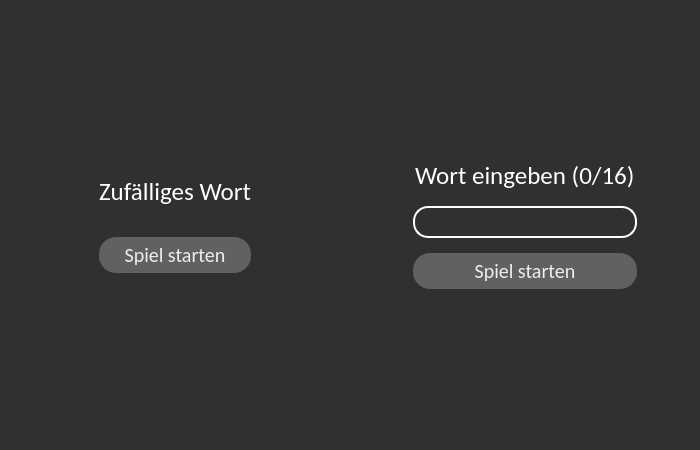
<?xml version="1.0" encoding="UTF-8"?>
<ui version="4.0">
 <class>MainWindow</class>
 <widget class="QMainWindow" name="MainWindow">
  <property name="geometry">
   <rect>
    <x>0</x>
    <y>0</y>
    <width>700</width>
    <height>450</height>
   </rect>
  </property>
  <property name="minimumSize">
   <size>
    <width>700</width>
    <height>0</height>
   </size>
  </property>
  <property name="windowTitle">
   <string>MainWindow</string>
  </property>
  <property name="styleSheet">
   <string notr="true">*{
	font-size: 20px;
	font-family: Calibri;
	color: white;
}
QMainWindow, QMessageBox, QWidget{
    background-color: #303030
}
QLineEdit{
	qproperty-alignment: AlignCenter;
	border-radius: 15px;
	border: 2px solid white;
	min-width: 200px;
	padding: 0px 10px;
}
QMessageBox QPushButton{
    font-size: 20px;
    padding: 8px;

}
QLabel#word_label{
    letter-spacing: 8px;
}
QLabel{
    font-size: 25px;
}
QPushButton#keyboard-buttons{
    max-height: 40px;
    max-width: 40px;
    font-size: 30px;
}
QPushButton{
    border: none;
    background-color: #616161;
    color: #EEEEEE;
    border-radius: 17px;
	padding: 5 10 5 10;
}
QPushButton:hover:!pressed{
	background-color: grey
}
QPushButton:pressed{
	background-color: #757575
}

QPushButton:disabled{
    color: transparent;
    background-color: transparent;
}</string>
  </property>
  <widget class="QWidget" name="centralwidget">
   <layout class="QVBoxLayout" name="verticalLayout">
    <property name="spacing">
     <number>0</number>
    </property>
    <property name="leftMargin">
     <number>0</number>
    </property>
    <property name="topMargin">
     <number>0</number>
    </property>
    <property name="rightMargin">
     <number>0</number>
    </property>
    <property name="bottomMargin">
     <number>0</number>
    </property>
    <item>
     <widget class="QStackedWidget" name="stackedWidget">
      <property name="currentIndex">
       <number>0</number>
      </property>
      <widget class="QWidget" name="page">
       <layout class="QHBoxLayout" name="horizontalLayout_2">
        <property name="spacing">
         <number>0</number>
        </property>
        <property name="leftMargin">
         <number>0</number>
        </property>
        <property name="topMargin">
         <number>0</number>
        </property>
        <property name="rightMargin">
         <number>0</number>
        </property>
        <property name="bottomMargin">
         <number>0</number>
        </property>
        <item alignment="Qt::AlignHCenter|Qt::AlignVCenter">
         <widget class="QWidget" name="widget_4" native="true">
          <layout class="QVBoxLayout" name="verticalLayout_5">
           <property name="spacing">
            <number>30</number>
           </property>
           <property name="leftMargin">
            <number>0</number>
           </property>
           <property name="topMargin">
            <number>0</number>
           </property>
           <property name="rightMargin">
            <number>0</number>
           </property>
           <property name="bottomMargin">
            <number>0</number>
           </property>
           <item alignment="Qt::AlignHCenter">
            <widget class="QLabel" name="random_word_label">
             <property name="text">
              <string>Zufälliges Wort</string>
             </property>
            </widget>
           </item>
           <item>
            <widget class="QPushButton" name="start_random_btn">
             <property name="text">
              <string>Spiel starten</string>
             </property>
            </widget>
           </item>
          </layout>
         </widget>
        </item>
        <item alignment="Qt::AlignHCenter|Qt::AlignVCenter">
         <widget class="QWidget" name="widget_5" native="true">
          <layout class="QVBoxLayout" name="verticalLayout_6">
           <property name="spacing">
            <number>15</number>
           </property>
           <property name="leftMargin">
            <number>0</number>
           </property>
           <property name="topMargin">
            <number>0</number>
           </property>
           <property name="rightMargin">
            <number>0</number>
           </property>
           <property name="bottomMargin">
            <number>0</number>
           </property>
           <item alignment="Qt::AlignHCenter">
            <widget class="QLabel" name="custom_word_label">
             <property name="text">
              <string>Wort eingeben (0/16)</string>
             </property>
            </widget>
           </item>
           <item>
            <widget class="QLineEdit" name="custom_word_entry">
             <property name="maxLength">
              <number>16</number>
             </property>
             <property name="echoMode">
              <enum>QLineEdit::Password</enum>
             </property>
            </widget>
           </item>
           <item>
            <widget class="QPushButton" name="start_custom_btn">
             <property name="text">
              <string>Spiel starten</string>
             </property>
            </widget>
           </item>
          </layout>
         </widget>
        </item>
       </layout>
      </widget>
      <widget class="QWidget" name="page_2">
       <layout class="QVBoxLayout" name="verticalLayout_2">
        <property name="spacing">
         <number>0</number>
        </property>
        <property name="leftMargin">
         <number>10</number>
        </property>
        <property name="topMargin">
         <number>0</number>
        </property>
        <property name="rightMargin">
         <number>10</number>
        </property>
        <property name="bottomMargin">
         <number>0</number>
        </property>
        <item>
         <widget class="QWidget" name="widget" native="true">
          <layout class="QHBoxLayout" name="horizontalLayout">
           <property name="spacing">
            <number>0</number>
           </property>
           <property name="leftMargin">
            <number>0</number>
           </property>
           <property name="topMargin">
            <number>0</number>
           </property>
           <property name="rightMargin">
            <number>0</number>
           </property>
           <property name="bottomMargin">
            <number>0</number>
           </property>
           <item alignment="Qt::AlignHCenter">
            <widget class="HangmanWidget" name="hangman_widget" native="true">
             <property name="minimumSize">
              <size>
               <width>350</width>
               <height>225</height>
              </size>
             </property>
            </widget>
           </item>
           <item alignment="Qt::AlignHCenter">
            <widget class="QLabel" name="word_label">
             <property name="text">
              <string/>
             </property>
             <property name="wordWrap">
              <bool>true</bool>
             </property>
            </widget>
           </item>
          </layout>
         </widget>
        </item>
        <item>
         <widget class="CustomKeyBoard" name="keyboard_widget" native="true"/>
        </item>
       </layout>
      </widget>
      <widget class="QWidget" name="page_3">
       <layout class="QVBoxLayout" name="verticalLayout_3">
        <property name="spacing">
         <number>25</number>
        </property>
        <item>
         <spacer name="verticalSpacer">
          <property name="orientation">
           <enum>Qt::Vertical</enum>
          </property>
          <property name="sizeHint" stdset="0">
           <size>
            <width>20</width>
            <height>40</height>
           </size>
          </property>
         </spacer>
        </item>
        <item alignment="Qt::AlignHCenter|Qt::AlignVCenter">
         <widget class="QLabel" name="results_label">
          <property name="text">
           <string/>
          </property>
         </widget>
        </item>
        <item alignment="Qt::AlignTop">
         <widget class="QWidget" name="widget_6" native="true">
          <property name="minimumSize">
           <size>
            <width>0</width>
            <height>0</height>
           </size>
          </property>
          <layout class="QHBoxLayout" name="horizontalLayout_3">
           <property name="spacing">
            <number>25</number>
           </property>
           <property name="leftMargin">
            <number>50</number>
           </property>
           <property name="topMargin">
            <number>0</number>
           </property>
           <property name="rightMargin">
            <number>50</number>
           </property>
           <property name="bottomMargin">
            <number>0</number>
           </property>
           <item>
            <widget class="QPushButton" name="restart_btn">
             <property name="text">
              <string>Neustart mit Zufallswort</string>
             </property>
            </widget>
           </item>
           <item>
            <widget class="QPushButton" name="homepage_btn">
             <property name="text">
              <string>Startseite</string>
             </property>
            </widget>
           </item>
          </layout>
         </widget>
        </item>
        <item>
         <spacer name="verticalSpacer_2">
          <property name="orientation">
           <enum>Qt::Vertical</enum>
          </property>
          <property name="sizeHint" stdset="0">
           <size>
            <width>20</width>
            <height>40</height>
           </size>
          </property>
         </spacer>
        </item>
       </layout>
      </widget>
     </widget>
    </item>
   </layout>
  </widget>
 </widget>
 <customwidgets>
  <customwidget>
   <class>CustomKeyBoard</class>
   <extends>QWidget</extends>
   <header>customkeyboard.h</header>
   <container>1</container>
  </customwidget>
  <customwidget>
   <class>HangmanWidget</class>
   <extends>QWidget</extends>
   <header>hangmanwidget.h</header>
   <container>1</container>
  </customwidget>
 </customwidgets>
 <resources/>
 <connections/>
</ui>
